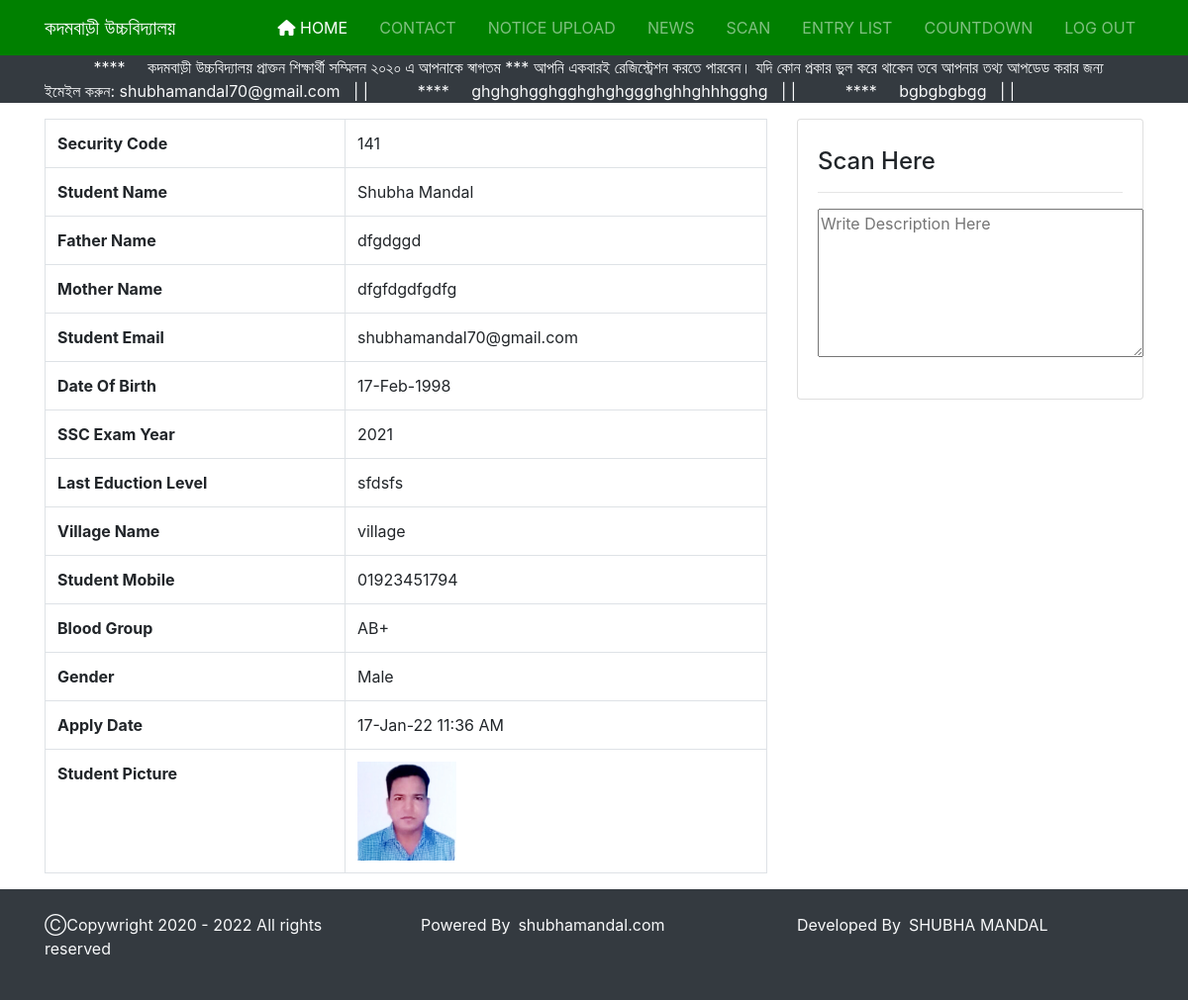
The app's page /src/admin/qr_scan_view.php (signed in) with its own data.
### tables this page shows
CREATE TABLE `news` (
  `id` int(11) NOT NULL,
  `title` varchar(50) NOT NULL,
  `news_description` varchar(500) NOT NULL,
  `date` datetime NOT NULL DEFAULT current_timestamp()
);

CREATE TABLE `students` (
  `id` int(10) NOT NULL,
  `name` varchar(30) NOT NULL,
  `father_name` varchar(40) NOT NULL,
  `mother_name` varchar(40) NOT NULL,
  `email` varchar(30) NOT NULL,
  `dob` datetime NOT NULL DEFAULT current_timestamp(),
  `exam` varchar(20) NOT NULL,
  `last_edu` varchar(25) NOT NULL,
  `village` varchar(50) NOT NULL,
  `mobile` varchar(20) NOT NULL,
  `blood` varchar(20) NOT NULL,
  `bkash` varchar(20) NOT NULL,
  `taka` int(30) NOT NULL,
  `trxid` varchar(20) NOT NULL,
  `gender` varchar(20) NOT NULL,
  `image` varchar(100) NOT NULL,
  `qr_image` varchar(50) NOT NULL,
  `barcode_image` varchar(255) NOT NULL,
  `string` varchar(50) NOT NULL,
  `date` datetime NOT NULL DEFAULT current_timestamp(),
  `status` varchar(50) NOT NULL
);

### src/admin/qr_scan_view.php (the view, shortened to what this page needs)
<?php
include("admin_header.php");
include("../db.php");
$sql= "SELECT * FROM students ";
$result = mysqli_query($conn,$sql);
$std= mysqli_fetch_assoc($result);
?>
<!doctype html>
<html lang="en">
  <head>
    <link rel="stylesheet" href="../css/bootstrap.min.css">
  </head>
  <body>
<div class="container">
    <div class="row">
        <div class="col-sm -8">
              <table class="table table-bordered  mt-3" >
                  <tr>
                      <th>Security Code</th>
                      <td><?php echo $std['id']?></td>
                  </tr>
                  <tr>
                      <th>Student Name</th>
                      <td><?php echo $std['name']?></td>
                  </tr>
                  <tr>
                      <th>Father Name</th>
                      <td><?php echo $std['father_name']?></td>
                  </tr>
                  <tr>
                      <th>Mother Name</th>
                      <td><?php echo $std['mother_name']?></td>
                  </tr>
                   <tr>
                      <th>Student Email</th>
                      <td><?php echo $std['email']?></td>
                  </tr>
                   <tr>
                      <th>Date Of Birth</th>
                      <td><?php echo date('j-M-Y',strtotime($std['dob']));?></td>
                  </tr>
                   <tr>
                      <th>SSC Exam Year</th>
                      <td><?php echo $std['exam']?></td>
                  </tr>
                   <tr>
                      <th>Last Eduction Level</th>
                      <td><?php echo $std['last_edu']?></td>
                  </tr>
                   <tr>
                      <th>Village Name</th>
                      <td><?php echo $std['village']?></td>
                  </tr>
                   <tr>
                      <th>Student Mobile</th>
                      <td><?php echo $std['mobile']?></td>
                  </tr>
                   <tr>
                      <th>Blood Group</th>
                      <td><?php echo $std['blood']?></td>
                  </tr>
                   <tr>
                      <th>Gender</th>
                      <td><?php echo $std['gender']?></td>
                  </tr>
                   <tr>
                      <th>Apply Date</th>
                      <td><?php echo date('d-M-y h:i A',strtotime($std["date"]));?></td>
                  </tr>
                   <tr>
                      <th>Student Picture</th>
                      <td><img src="../uploads/<?php echo $std['image']?>" width="100px" height="100px">
                      </td>
                  </tr>
              </table>
            </div>
            <div class="col-sm-4 mt-3">
              <div class="card">
                <div class="card-body">
               <h4 class="mt-2"> Scan Here</h4>
               <hr>
                <form action="news_store.php" method="POST">
                        <div class="form-group">
                        <textarea name="news_description" rows="6" cols="30" placeholder="Write Description Here"></textarea>
                    </div>
                </form>
            </div>
        </div>
            </div>
            </div>
        </div>
  </body>
</html>
<?php
include("admin_footer.php");
 ?>

### src/admin/admin_header.php (shortened to what this page needs)
<?php
include("../db.php");
$sql= "SELECT * FROM news ";
$result = mysqli_query($conn,$sql);
?>
<!DOCTYPE html>
<html lang="en">
<head>
  <link rel="stylesheet" href="../css/uikit.min.css">
  <link rel="stylesheet" href="../css/slick.css">
  <link rel="stylesheet" href="../css/slick-theme.css">
  <link rel="stylesheet" href="../css/font-awesome.min.css">
  <link rel="stylesheet" href="//cdn.datatables.net/1.10.20/css/jquery.dataTables.min.css">
  <link rel="stylesheet" href="../css/dataTables.bootstrap4.min.css">
  <link rel="stylesheet" href="../css/responsive.dataTables.min.css">
  <link rel="stylesheet" href="../css/bootstrap.css">
  <link rel="stylesheet" href="../css/style.css">
  <link rel="stylesheet" href="../scss/style.scss">
</head>
<body>
   <section id="showcase" class="bg-success">
        <nav class="navbar navbar-dark  navbar-expand-md" uk-sticky="top: 5; animation: uk-animation-slide-top; bottom: #sticky-on-scroll-up">
  <div class="container ">
    <a href="index.php" class="navbar-brand ">কদমবাড়ী উচ্চবিদ্যালয় </a>
    <div id="navbarNav" class="collapse navbar-collapse ">
      <ul class="navbar-nav ml-auto">
        <li class="nav-item active">
          <a class="nav-link" href="index.php"><i class="fas fa-home"></i> home</a>
        </li>
        <li class="nav-item">
          <a class="nav-link" href="contact_list.php">contact</a>
        </li>
        <li class="nav-item">
          <a class="nav-link" href="notice.php">notice upload</a>
        </li>
        <li class="nav-item">
          <a class="nav-link" href="news_post.php">News </a>
        </li>
        <li class="nav-item">
          <a class="nav-link" href="scanner.php">Scan </a>
        </li>
        <li class="nav-item">
          <a class="nav-link" href="entrycount.php" target="_blank">Entry List </a>
        </li>
        <li class="nav-item">
          <a class="nav-link" href="countdown_post.php" >countdown </a>
        </li>
        <li class="nav-item ">
        <a class="nav-link" href="logout.php">log out</a>
        </li>
      </ul>
    </div>
  </div>
</nav>
   </section>
<section class="news bg-dark">
        <div class="container">
        <div class="row">
            <div class="col-md">
<marquee class="text-light" direction="left" onmouseover="this.stop();" onmouseout="this.start();">
  <?php
  if(mysqli_num_rows($result) >0){
    while($row = mysqli_fetch_assoc($result)) {
      echo "&nbsp;&nbsp;&nbsp;&nbsp;&nbsp;&nbsp;&nbsp;&nbsp;&nbsp;&nbsp; **** &nbsp;&nbsp;&nbsp;&nbsp;", $row["news_description"],"&nbsp;&nbsp;&nbsp;|&nbsp;|" ;
    }
  }
  ?>
  </marquee>
            </div>
        </div>
    </div>
</section>

### src/admin/admin_footer.php (shortened to what this page needs)
<section id="copy-wright" class="bg-dark">
<div class="container">
<div class="row">
<div class="col-md text-light py-4">
    <p><span>&#9400;</span>Copywright 2020 - <?php echo date('Y'); ?> All rights reserved </p>
</div>
<div class="col-md text-light py-4">
     <p>Powered By<a class="ml-2 text-light" href="https://shubhamandal.com/">shubhamandal.com</a></p>
</div>
<div class="col-md text-light py-4">
    <p>Developed By<a class="ml-2 text-light" href="https://www.facebook.com/shubhamandal007">SHUBHA MANDAL</a></p>
</div>
</div>
</div>
</section>
</body>
</html>

### src/css/style.css (style rules this page uses)
.navbar { background: #008000; }
.navbar .nav-item { padding-left: 1em; }
.navbar .nav-item .nav-link { text-transform: uppercase; }

### records on screen
news: news_description "কদমবাড়ী উচ্চবিদ্যালয় প্রাক্তন শিক্ষার্থী সম্মিলন ২০২০ এ আপনাকে স্বাগতম *** আপনি একবারই রেজিস্ট্রেশন করতে পারবেন। যদি কোন প্রকার ভুল করে থাকেন তবে আপনার তথ্য আপডেড করার জন্য ইমেইল করুন: shubhamandal70@gmail.com"
news: news_description "ghghghgghgghghghggghghhghhhgghg"
news: news_description "bgbgbgbgg"
students: id "141", name "Shubha Mandal", father_name "dfgdggd", mother_name "dfgfdgdfgdfg", email "shubhamandal70@gmail.com", dob "17-Feb-1998", exam "2021", last_edu "sfdsfs", village "village", mobile "01923451794", blood "AB+", gender "Male", date "17-Jan-22 11:36 AM", image (picture)
